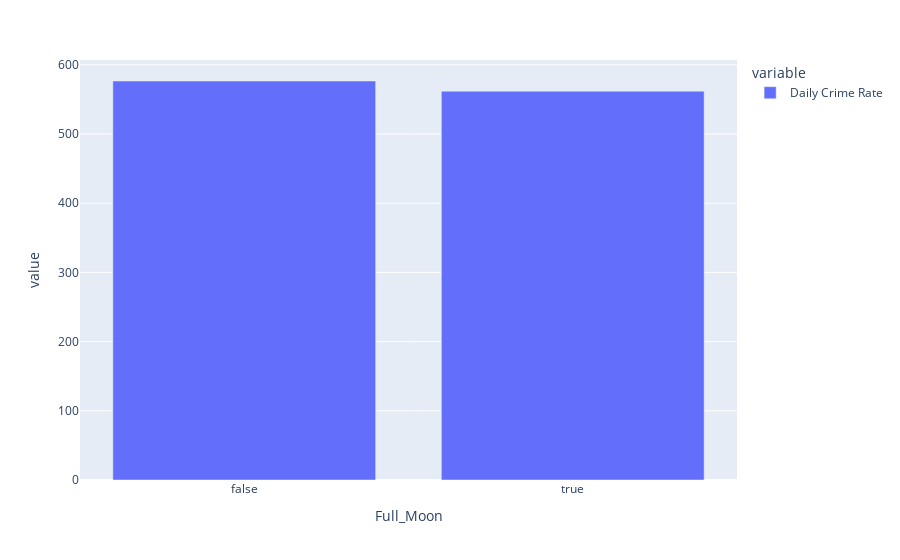

Write notebook code for a chart like this one.
### Code cell
pd.DataFrame(crime_data.groupby(['Full_Moon']).size() / crime_data.groupby('Full_Moon')['Crime Date'].nunique(), columns=['Daily Crime Rate']).plot.bar()

### Figure 1 — Plotly figure (JSON) as saved in the notebook; plotly's stock layout.template omitted (floating-point values rounded to 4 significant figures)
{"data": [{"alignmentgroup": "True", "hovertemplate": "variable=Daily Crime Rate<br>Full_Moon=%{x}<br>value=%{y}<extra></extra>", "legendgroup": "Daily Crime Rate", "marker": {"color": "#636efa"}, "name": "Daily Crime Rate", "offsetgroup": "Daily Crime Rate", "orientation": "v", "showlegend": true, "textposition": "auto", "type": "bar", "x": [false, true], "xaxis": "x", "y": [576.6, 561.8], "yaxis": "y"}], "layout": {"barmode": "relative", "legend": {"title": {"text": "variable"}, "tracegroupgap": 0}, "margin": {"t": 60}, "xaxis": {"anchor": "y", "domain": [0, 1], "title": {"text": "Full_Moon"}}, "yaxis": {"anchor": "x", "domain": [0, 1], "title": {"text": "value"}}}}
